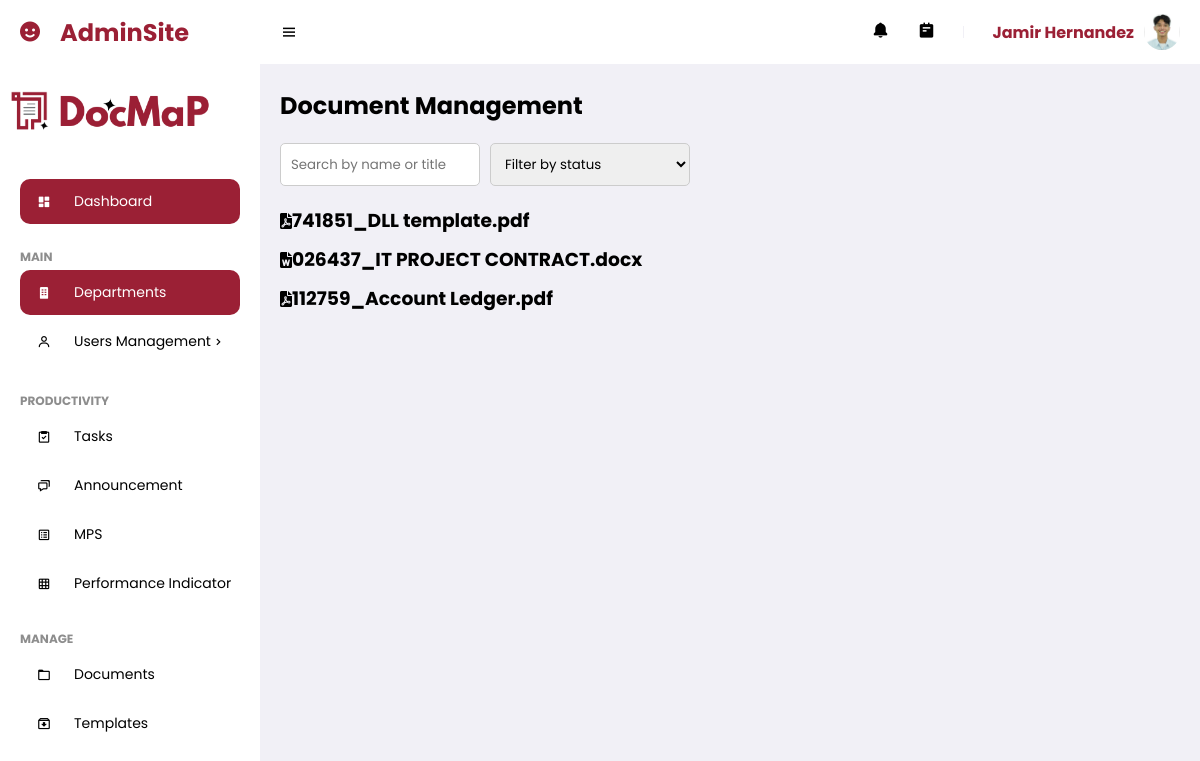
Screenshot of /Admin/document.php (signed in) with the database file from the repository.
### tables this page shows
CREATE TABLE `useracc` (
  `UserID` int(11) NOT NULL,
  `Username` varchar(255) NOT NULL,
  `Password` varchar(255) NOT NULL,
  `fname` varchar(255) NOT NULL,
  `mname` varchar(255) NOT NULL,
  `lname` varchar(255) NOT NULL,
  `bday` date NOT NULL,
  `mobile` varchar(255) NOT NULL,
  `sex` enum('Male','Female') NOT NULL,
  `address` text NOT NULL,
  `email` varchar(255) NOT NULL,
  `profile` varchar(255) DEFAULT 'profile.jpg',
  `date_registered` timestamp NOT NULL DEFAULT current_timestamp(),
  `Status` enum('Pending','Approved','Rejected') NOT NULL,
  `role` enum('Admin','Department Head','Teacher') NOT NULL DEFAULT 'Teacher',
  `Rank` varchar(255) DEFAULT NULL,
  `dept_ID` int(11) DEFAULT NULL
);

CREATE TABLE `documents` (
  `DocuID` int(11) NOT NULL,
  `GradeLevelFolderID` int(11) DEFAULT NULL,
  `UserFolderID` int(11) DEFAULT NULL,
  `UserID` int(11) NOT NULL,
  `ContentID` int(11) NOT NULL,
  `TaskID` int(11) NOT NULL,
  `name` varchar(255) NOT NULL,
  `mimeType` varchar(255) NOT NULL,
  `size` int(11) NOT NULL,
  `uri` varchar(255) NOT NULL,
  `Status` int(11) NOT NULL,
  `TimeStamp` timestamp NOT NULL DEFAULT current_timestamp()
);

### Admin/document.php (the view, shortened to what this page needs)
<?php
function getIconForMimeType($mimeType) {
    $icon = 'file';
    $mimeTypeIcons = [
        'application/pdf' => 'fa-file-pdf',
        'application/msword' => 'fa-file-word',
        'application/vnd.ms-excel' => 'fa-file-excel',
        'application/vnd.openxmlformats-officedocument.wordprocessingml.document' => 'fa-file-word',
        'application/vnd.openxmlformats-officedocument.spreadsheetml.sheet' => 'fa-file-excel',
        'image/jpeg' => 'fa-file-image',
        'image/png' => 'fa-file-image',
        'text/plain' => 'fa-file-alt',
    ];
    if (array_key_exists($mimeType, $mimeTypeIcons)) {
        $icon = $mimeTypeIcons[$mimeType];
    }
    return $icon;
}
?>
<!DOCTYPE html>
<html lang="en">
<head>
    <link href='https://unpkg.com/boxicons@2.0.9/css/boxicons.min.css' rel='stylesheet'>
    <link href="https://unpkg.com/ionicons@5.5.2/dist/ionicons.css" rel="stylesheet">
    <link rel="stylesheet" href="assets/css/styles.css">
    <link rel="stylesheet" href="https://cdnjs.cloudflare.com/ajax/libs/font-awesome/6.0.0-beta3/css/all.min.css">
    <link rel="stylesheet" href="https://cdn.jsdelivr.net/npm/sweetalert2@11/dist/sweetalert2.min.css">
</head>
<body>
    <section id="sidebar">
        <a href="#" class="brand"><i class='bx bxs-smile icon'></i> AdminSite</a>
        <?php include 'navbar.php'; ?>
    </section>
    <section id="content">
        <?php include 'topbar.php'; ?>
        <main>
            <div class="header">
                <h1>Document Management</h1>
            </div>
            <div class="search-filter">
                <input type="text" placeholder="Search by name or title" id="search">
                <select id="filter-status">
                    <option value="">Filter by status</option>
                </select>
            </div>
            <div class="document-list">
                <?php
                $sql = "SELECT * FROM documents WHERE Status = 1";
                if ($result = $conn->query($sql)) {
                    if ($result->num_rows > 0) {
                        while($row = $result->fetch_assoc()) {
                            $iconClass = getIconForMimeType($row["mimeType"]);
                            echo '<div class="document-item">';
                            echo '<i class="fas ' . $iconClass . '"></i>';
                            echo '<h3>' . htmlspecialchars($row["name"]) . '</h3>';
                            echo '</div>';
                        }
                    } else {
                        echo '<p>No documents found.</p>';
                    }
                } else {
                    echo '<p>Error: ' . htmlspecialchars($conn->error) . '</p>';
                }
                ?>
            </div>
        </main>
    </section>
</body>
</html>

### Admin/topbar.php (shortened to what this page needs)
<nav>
    <i class='bx bx-menu toggle-sidebar'></i>
    <a href="#" class="nav-link">
        <?php
        if (isset($_SESSION['user_id'])) {
        ?>
        <i class='bx bxs-bell icon' id="notification-icon"></i>
            <?php
            } else {
                echo "User not logged in.";
            }
            ?>
    </a>
    <a href="#" class="nav-link">
        <i class='bx bxs-notepad icon'></i>
    </a>
    <div class="profile">
        <?php
        include 'connection.php';
        if (isset($_SESSION['user_id'])) {
            $userId = $_SESSION['user_id'];
            $sql = "SELECT Profile, CONCAT(fname, ' ', lname) AS fullname FROM useracc WHERE UserID = ?";
            $stmt = $conn->prepare($sql);
            if ($stmt) {
                $stmt->bind_param("s", $userId);
                $stmt->execute();
                $stmt->bind_result($profileImage, $fullName);
                $profileImagePath = "../img/UserProfile/" . $profileImage;
                if (file_exists($profileImagePath)) {
                    echo "<span class='user-name'>{$fullName}</span>";
                    echo "<img src='{$profileImagePath}' alt='Profile Image' class='profile-image'>";
                } else {
                    echo "<span class='user-name'>{$fullName}</span>";
                    echo "<img src='default_profile_image.jpg' alt='Profile Image' class='profile-image'>";
                }
            } else {
                echo "Error preparing statement: " . $conn->error;
            }
        } else {
            echo "User not logged in.";
        }
        ?>
    </div>
</nav>

### Admin/assets/css/styles.css (style rules this page uses)
* { font-family: 'Poppins', sans-serif; margin: 0; padding: 0; box-sizing: border-box; }
:root { --grey: #F1F0F6; --dark-grey: #8D8D8D; --light: #fff; --dark: #000; --green: #81D43A; --light-green: #E3FFCB; --blue: #9B2035; --light-blue: #D0E4FF; --dark-blue: #0C5FCD; --red: #FC3B56; }
html { overflow-x: hidden; }
body { background: var(--grey); overflow-x: hidden; }
a { text-decoration: none; }
#sidebar { position: fixed; max-width: 260px; width: 100%; background: var(--light); top: 0; left: 0; height: 100%; overflow-y: auto; scrollbar-width: none; transition: all .3s ease; z-index: 200; }
#sidebar .brand { font-size: 24px; display: flex; align-items: center; height: 64px; font-weight: 700; color: var(--blue); position: sticky; top: 0; left: 0; z-index: 100; background: var(--light); transition: all .3s ease; padding: 0 6px; }
#sidebar .icon { min-width: 48px; display: flex; justify-content: center; align-items: center; margin-right: 6px; }
#content { position: relative; width: calc(100% - 260px); left: 260px; transition: all .3s ease; }
nav { background: var(--light); height: 64px; padding: 0 20px; display: flex; align-items: center; grid-gap: 28px; position: sticky; top: 0; left: 0; z-index: 100; }
nav .toggle-sidebar { font-size: 18px; cursor: pointer; }
nav .nav-link { position: relative; }
nav .nav-link .icon { font-size: 18px; color: var(--dark); }
nav .profile { position: relative; }
nav .profile img { width: 36px; height: 36px; border-radius: 50%; object-fit: cover; cursor: pointer; }
main { width: 100%; padding: 24px 20px 20px 20px; }

### Admin/document.php (style rules this page uses)
body { font-family: Arial, sans-serif; margin: 0; padding: 0; }
.header { display: flex; align-items: center; justify-content: space-between; margin-bottom: 20px; }
.search-filter { display: flex; gap: 10px; margin-bottom: 20px; }
.search-filter input, .search-filter select { padding: 10px; border: 1px solid #ccc; border-radius: 5px; width: 200px; }
.document-list, .document-details { margin-top: 20px; }
.document-item { display: flex; align-items: center; margin-bottom: 10px; }

### Admin/topbar.php (style rules this page uses)
.profile { display: flex; align-items: center; }
.user-name { margin-right: 10px; font-weight: bold; color: #9B2035; }
.profile-image { width: 40px; height: 40px; border-radius: 50%; }
.nav-link { position: relative; }

### rows the page displays
useracc: profile (picture)
documents: name "741851_DLL template.pdf"
documents: name "026437_IT PROJECT CONTRACT.docx"
documents: name "112759_Account Ledger.pdf"

### other values shown
$fullName "Jamir Hernandez"
